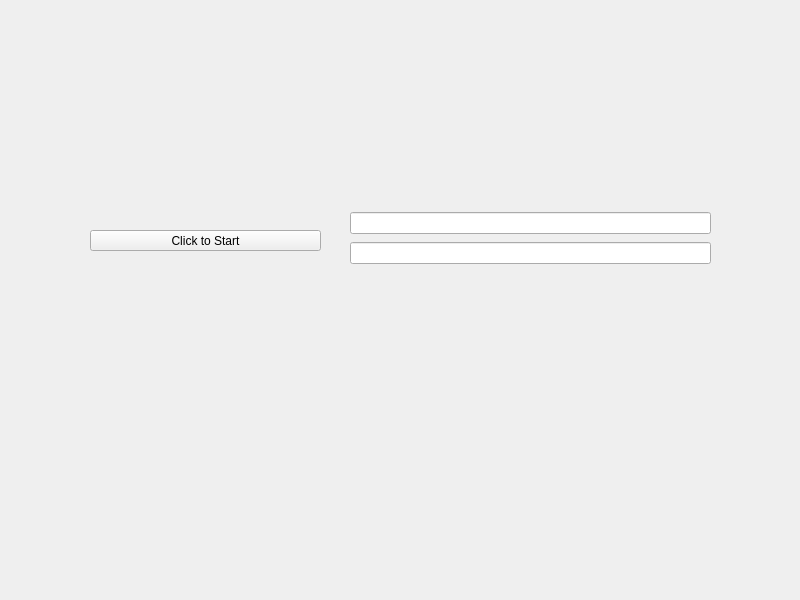
<?xml version="1.0" encoding="UTF-8"?>
<ui version="4.0">
 <class>Widget</class>
 <widget class="QWidget" name="Widget">
  <property name="geometry">
   <rect>
    <x>0</x>
    <y>0</y>
    <width>800</width>
    <height>600</height>
   </rect>
  </property>
  <property name="windowTitle">
   <string>Widget</string>
  </property>
  <widget class="QPushButton" name="start">
   <property name="geometry">
    <rect>
     <x>90</x>
     <y>230</y>
     <width>231</width>
     <height>21</height>
    </rect>
   </property>
   <property name="text">
    <string>Click to Start</string>
   </property>
  </widget>
  <widget class="QWidget" name="">
   <property name="geometry">
    <rect>
     <x>350</x>
     <y>210</y>
     <width>361</width>
     <height>57</height>
    </rect>
   </property>
   <layout class="QVBoxLayout" name="verticalLayout">
    <item>
     <widget class="QLineEdit" name="lineEdit"/>
    </item>
    <item>
     <widget class="QLineEdit" name="lineEdit_2"/>
    </item>
   </layout>
  </widget>
 </widget>
 <resources/>
 <connections/>
</ui>
